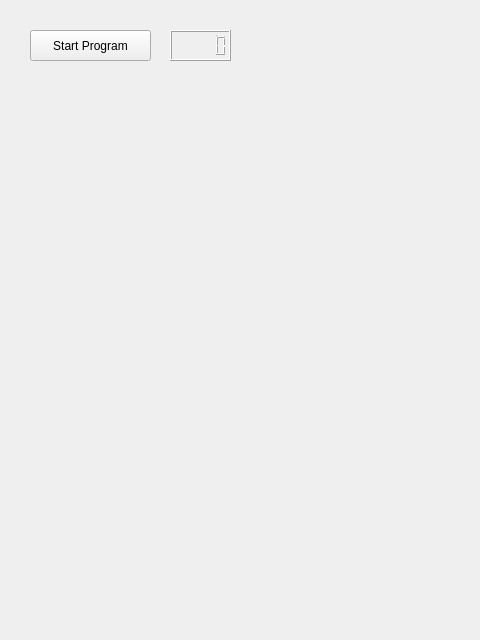
<?xml version="1.0" encoding="UTF-8"?>
<ui version="4.0">
 <class>MyPluginWidget</class>
 <widget class="QWidget" name="MyPluginWidget">
  <property name="geometry">
   <rect>
    <x>0</x>
    <y>0</y>
    <width>480</width>
    <height>640</height>
   </rect>
  </property>
  <property name="windowTitle">
   <string>Form</string>
  </property>
  <widget class="QPushButton" name="startProgramButton">
   <property name="geometry">
    <rect>
     <x>30</x>
     <y>30</y>
     <width>121</width>
     <height>31</height>
    </rect>
   </property>
   <property name="text">
    <string>Start Program</string>
   </property>
  </widget>
  <widget class="QLCDNumber" name="statusPercent">
   <property name="geometry">
    <rect>
     <x>170</x>
     <y>30</y>
     <width>61</width>
     <height>31</height>
    </rect>
   </property>
  </widget>
 </widget>
 <resources/>
 <connections/>
</ui>
